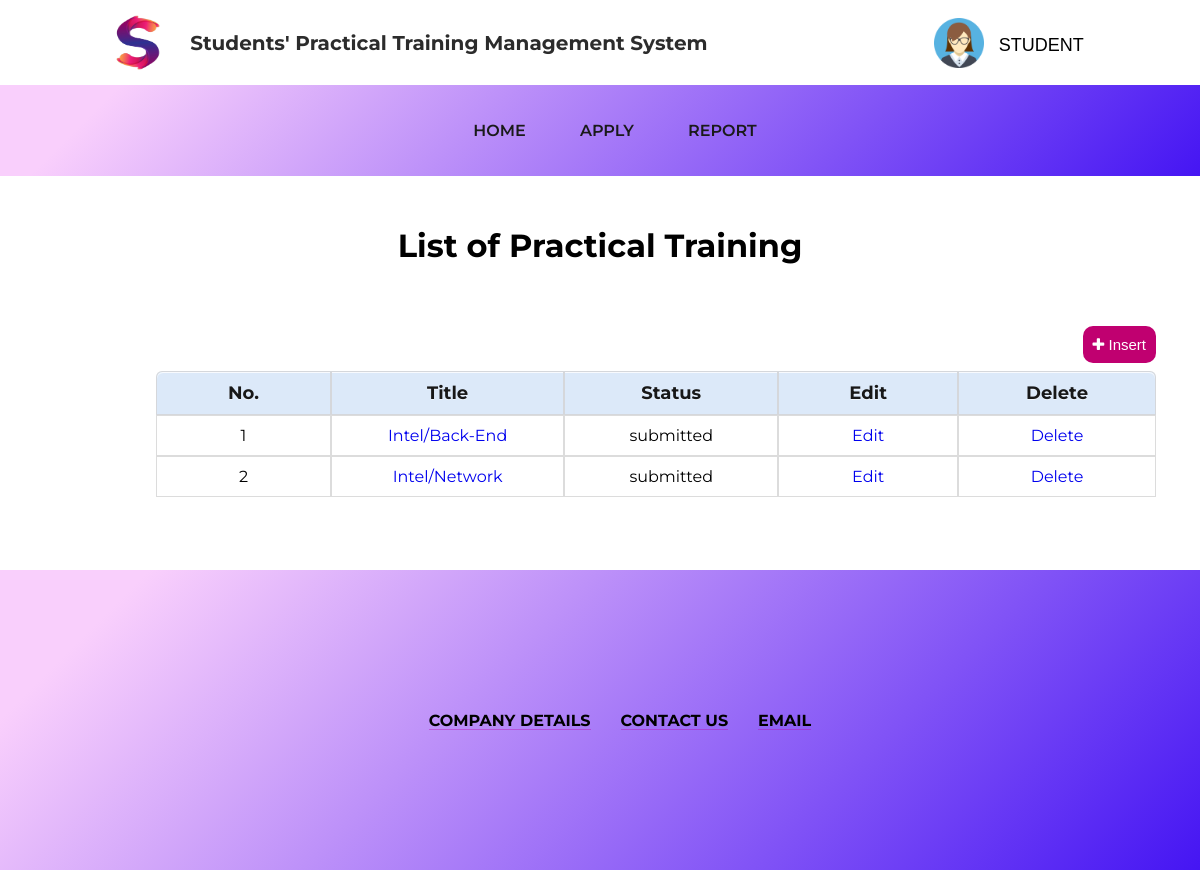
The page /Student/application_homepage.php (signed in) on the database its author committed.
### tables this page shows
CREATE TABLE IF NOT EXISTS practical_training(
    applicationid int(6) UNSIGNED AUTO_INCREMENT PRIMARY KEY,
    applicationtitle varchar(45) NOT NULL,
    applicationdate varchar(20) NOT NULL,
    applicationstatus varchar(10) NOT NULL,
    fk_userid int(6) UNSIGNED NOT NULL,
    FOREIGN KEY (fk_userid) REFERENCES users(userid)
    ON DELETE CASCADE
    ON UPDATE CASCADE
);

### Student/application_homepage.php (the view, shortened to what this page needs)
<html>
	<head>
		<link rel="stylesheet" href="../style.css">
		<link rel="stylesheet" href="https://cdnjs.cloudflare.com/ajax/libs/font-awesome/4.7.0/css/font-awesome.min.css">
	</head>
	<?php
		include "mysqli_connect.php";
		$id = $_SESSION['userid'];
		$query = "SELECT * FROM practical_training WHERE fk_userid = '$id'";
		$result = mysqli_query($conn, $query) or die(mysqli_connect_error());
		$x = 0;
	?>
	<body>
		<div class="outercontainer-nav">
			<div class="container-logo">
				<a href="../Student.php"><img src="../images/transparent-logo.png" alt="Logo" id="img-logo"></a>
				<p class="title">Students' Practical Training Management System</p>
			</div>
			<div class="dropdown">
				<button class="dropbtn-logo"><img src="../images/student-girl.png" alt="Student girl logo" width="400px"> <p>STUDENT</p> </button>
			</div>
		</div>
		<nav class="stroke">
        <ul>
            <li><a href="../Student.php">Home</a></li>
            <li><a href="application_homepage.php">Apply</a></li>
            <li><a href="report_homepage.php">Report</a></li>
        </ul>
    </nav>
		<h1 style="text-align: center; margin-top: 50px;">List of Practical Training</h1>
		<form method = "post" action = "app_home.php">
		<?php
			echo '<div class="container-insert-table">';
				echo '<button class="insert-button" type="submit" value="insert" name="insert">
						<i class="fa fa-plus"></i> Insert </button>
				<br>';
				echo '<div class="table-adjust">';
					echo "<table class='bordered'>";
						echo "<tr>";
							echo "<th>No.</th>";
							echo "<th>Title</th>";
							echo "<th>Status</th>";
							echo "<th>Edit</th>";
							echo "<th>Delete</th>";
						echo "</tr>";
							foreach($result as $row) {
								if($row['applicationstatus'] != "Approve"){
									$x = $x + 1;
									echo "<tr>";
										echo "<td>" .$x. "</td>";
										echo "<td><a href = view_practical_training.php?t_id=$row[applicationid]>$row[applicationtitle]</td>";
										echo "<td>" .$row['applicationstatus']. "</td>";
										echo "<td><a href = edit_practical_training.php?t_id=$row[applicationid]>Edit</td>";
										echo "<td><a onclick = \"javascript: return confirm('Are you sure to delete this record?'); \" href = delete_practical_training.php?t_id=$row[applicationid]>Delete</td>";
									echo "</tr>";
								}
							}
					echo "</table>";
				echo '</div>';
			echo '</div>';
		?>
		</form>
		<br><br><br>
		<?php include '../includes/footer.php' ?>
	</body>
</html>

### style.css (style rules this page uses)
body { font-family: 'Montserrat', sans-serif; margin: 0; }
.container-logo { display: flex; text-align: left; }
.outercontainer-nav { display: flex; align-items: center; justify-content: space-around; }
.dropdown img { width: 50px; height: 100%; float: left; padding-top: 15px; padding-right: 10px; }
p.title { font-size: 20px; color: rgb(44, 44, 44); display: flex; align-items: center; font-weight: 700; }
.form .sign-in-button, .homepage-caption button, button.insert-button, input[type=submit].button-training, .co-homepage-submit, .co-viewapp-btn, .button-training1, #search, input.admin-btn { outline: 0; border: 0; background: #c00070; cursor: pointer; border-radius: 10px; color: white; padding: 10px; }
button.insert-button { font-size: 15px; }
a { text-decoration: none; }
#img-logo { display: inline-block; margin: 15px 25px 15px 0px; height: 55px; width: 55px; }
nav.stroke { background-image: linear-gradient(135deg, #f9cffc 10%, #4515f3 100%); width: 100%; padding: 5px; }
nav ul { list-style: none; text-align: center; }
nav ul li { display: inline-block; }
nav ul li a { display: block; padding: 15px; text-decoration: none; color: rgb(26, 26, 26); text-transform: uppercase; margin: 0 10px; font-weight: 600; }
nav ul li a, nav ul li a:after, nav ul li a:before { transition: all .3s; }
nav.stroke ul li a { position: relative; }
nav.stroke ul li a:after { position: absolute; bottom: 0; left: 0; right: 0; margin: auto; width: 0%; content: '.'; color: transparent; background: white; height: 1px; }
nav { margin-left: -10px; padding: 5px 10px 5px 10px; width: 100%; background-image: linear-gradient(135deg, #f9cffc 10%, #4515f3 100%); }
.dropbtn-logo { cursor: pointer; border: none; background-color: white; display: flex; margin-top: -15px; }
.dropdown { position: relative; display: inline-block; }
.dropdown p { display: flex; align-self: center; margin: 20px 0px 0px 5px; font-size: 18px; }
.insert-button { padding: 5px; border: none; float: right; color: white; margin-bottom: 8px; font-size: 15px; }
table.bordered { display: table; border-collapse: separate; box-sizing: border-box; border-spacing: 0px; width: 100%; }
th:first-child { border-radius: 6px 0 0 0; }
th:last-child { border-radius: 0 6px 0 0; }
.bordered th { background-color: #dce9f9; box-shadow: inset 0 1px 0 rgb(255 255 255 / 80%); text-shadow: 0 1px 0 rgb(255 255 255 / 50%); }
.bordered th, .bordered td { padding: 10px; width: 500px; text-align: center; border: 1px solid rgba(212, 212, 212, 0.8); }
.bordered th { display: table-cell; font-weight: bold; font-size: 18px; color: #181818; }
.bordered tr { display: table-row-group; vertical-align: middle; border-color: inherit; }
.bordered td { display: table-cell; vertical-align: inherit; }
.container-insert-table { display: inline-block; max-width: 1000px; margin-top: 40px; margin-left: 13%; }

### rows shown on the page
practical_training: applicationtitle "Intel/Back-End", applicationstatus "submitted"
practical_training: applicationtitle "Intel/Network", applicationstatus "submitted"
